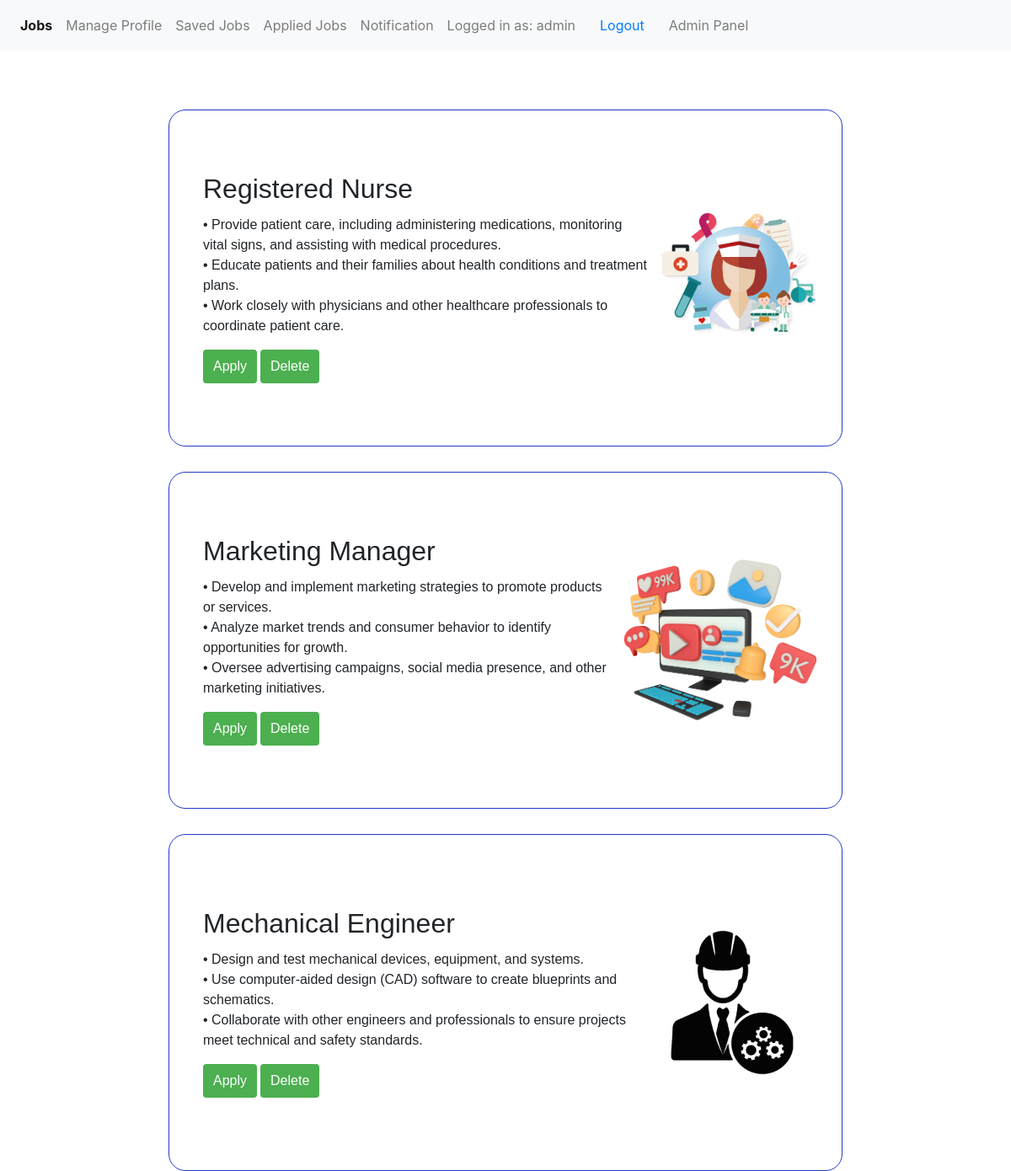
The page /savejobs/ (signed in) on the database as committed earlier.
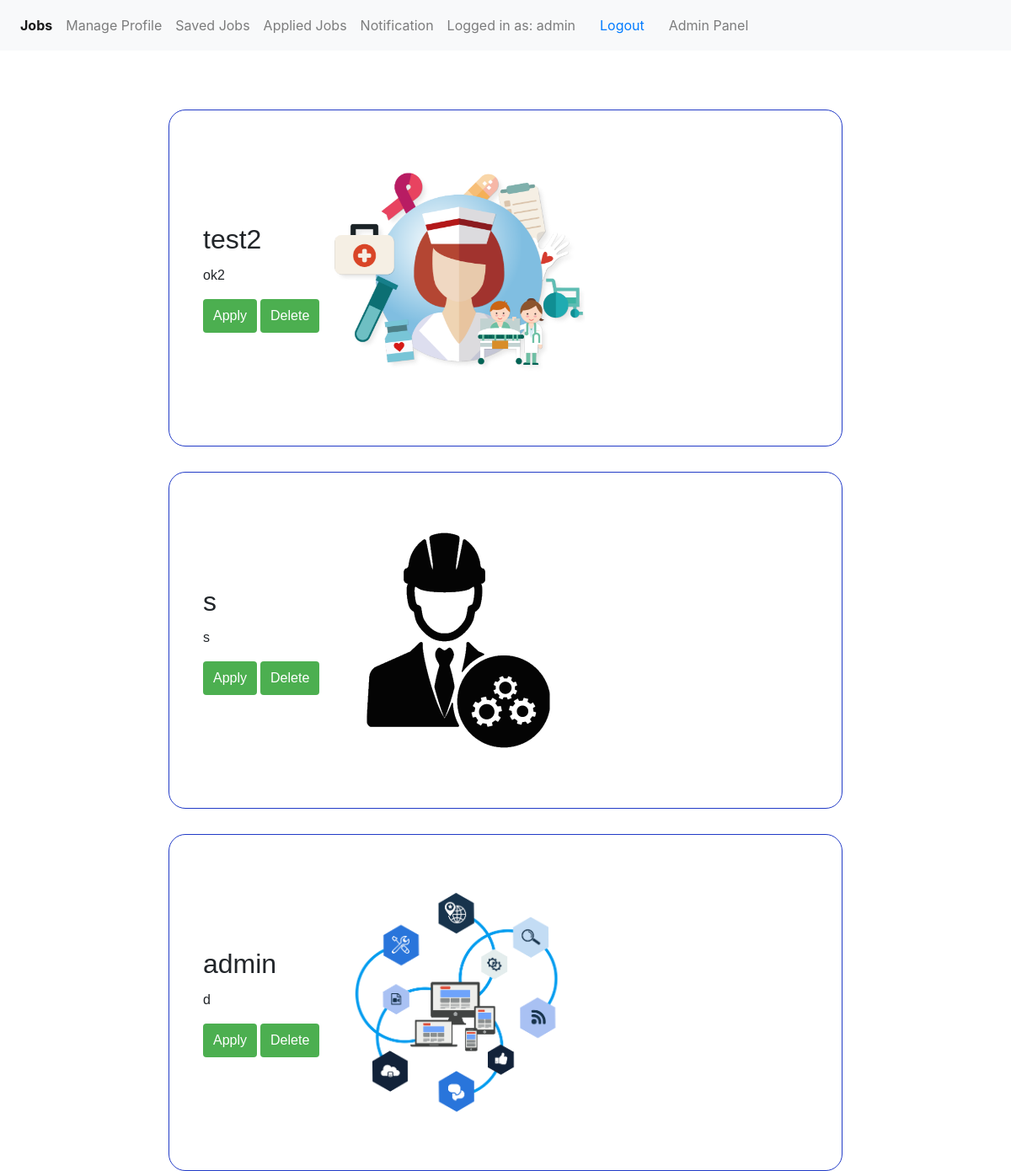
The same page on the database as committed later.
### maincode/models.py (models this page shows, shortened)
class SaveJob(models.Model):
    user = models.ForeignKey(User,on_delete=models.CASCADE,null=True)
    job = models.ForeignKey(Job, on_delete=models.CASCADE)
    saved_at = models.DateTimeField(auto_now_add=True)
    class Meta:
        unique_together = ('user', 'job')

class Job(models.Model):
    job_title = models.CharField(max_length=100)
    job_description = models.TextField()
    photo = models.ImageField(upload_to='job_photos/', null=True, blank=True)

### maincode/views.py (the view)
# urls.py: path('savejobs/', views.save_home_data, name='save_home_data'),
@login_required
def save_home_data(request):
        if request.user.is_authenticated:
            saveddata = SaveJob.objects.filter(user=request.user).order_by('-id')
            return render(request, 'base/save.html', {'saveddata': saveddata})
        else:
            return redirect('login')

### templates/base/save.html (shortened to what this page needs)
{% extends '../base/base.html' %}
{% block content %}
<div class="feed-container">
  {% for savedjob in saveddata %}
  <div class="card">
    <div class="card-content">
      <h2 class="card-title">{{ savedjob.job.job_title }}</h2>
      <p class="card-description">{{ savedjob.job.job_description }}</p>
      <div class="button-container">
        <form method="post" action="{% url 'applyportal_home_data' savedjob.job.id %}">
          <button type="submit" class="apply-btn">Apply</button>
        </form>
        <form method="post" action="{% url 'saved_delete_home_data' savedjob.id %}">
          <button type="submit" class="delete-btn">Delete</button>
        </form>
      </div>
    </div>
    <div class="card-image-container">
      {% if savedjob.job.photo %}
      <img class="card-image" src="{{ savedjob.job.photo.url }}" alt="{{ savedjob.job.job_title }}">
      {% else %}
      <p>No Photo Available</p>
      {% endif %}
    </div>
  </div>
  {% endfor %}
</div>
{% endblock %}

Rows that differ between the two databases and show on the page:
removed SaveJob: job.job_title "Registered Nurse", job.job_description "• Provide patient care, including administering medications, monitoring vital signs, and assisting with medical procedures. • Educate patients and their families about health conditions and treatment plans. • Work closely with physicians and other healthcare professionals to coordinate patient care.", job.photo (picture)
no longer on this page (row edited): SaveJob: job.job_title "Marketing Manager", job.job_description "• Develop and implement marketing strategies to promote products or services. • Analyze market trends and consumer behavior to identify opportunities for growth. • Oversee advertising campaigns, social media presence, and other marketing initiatives.", job.photo (picture)
no longer on this page (row edited): SaveJob: job.job_title "Mechanical Engineer", job.job_description "• Design and test mechanical devices, equipment, and systems. • Use computer-aided design (CAD) software to create blueprints and schematics. • Collaborate with other engineers and professionals to ensure projects meet technical and safety standards.", job.photo (picture)
added SaveJob: job.job_title "test2", job.job_description "ok2", job.photo (picture)
now on this page (row edited): SaveJob: job.job_title "s", job.job_description "s", job.photo (picture)
now on this page (row edited): SaveJob: job.job_title "admin", job.job_description "d", job.photo (picture)
